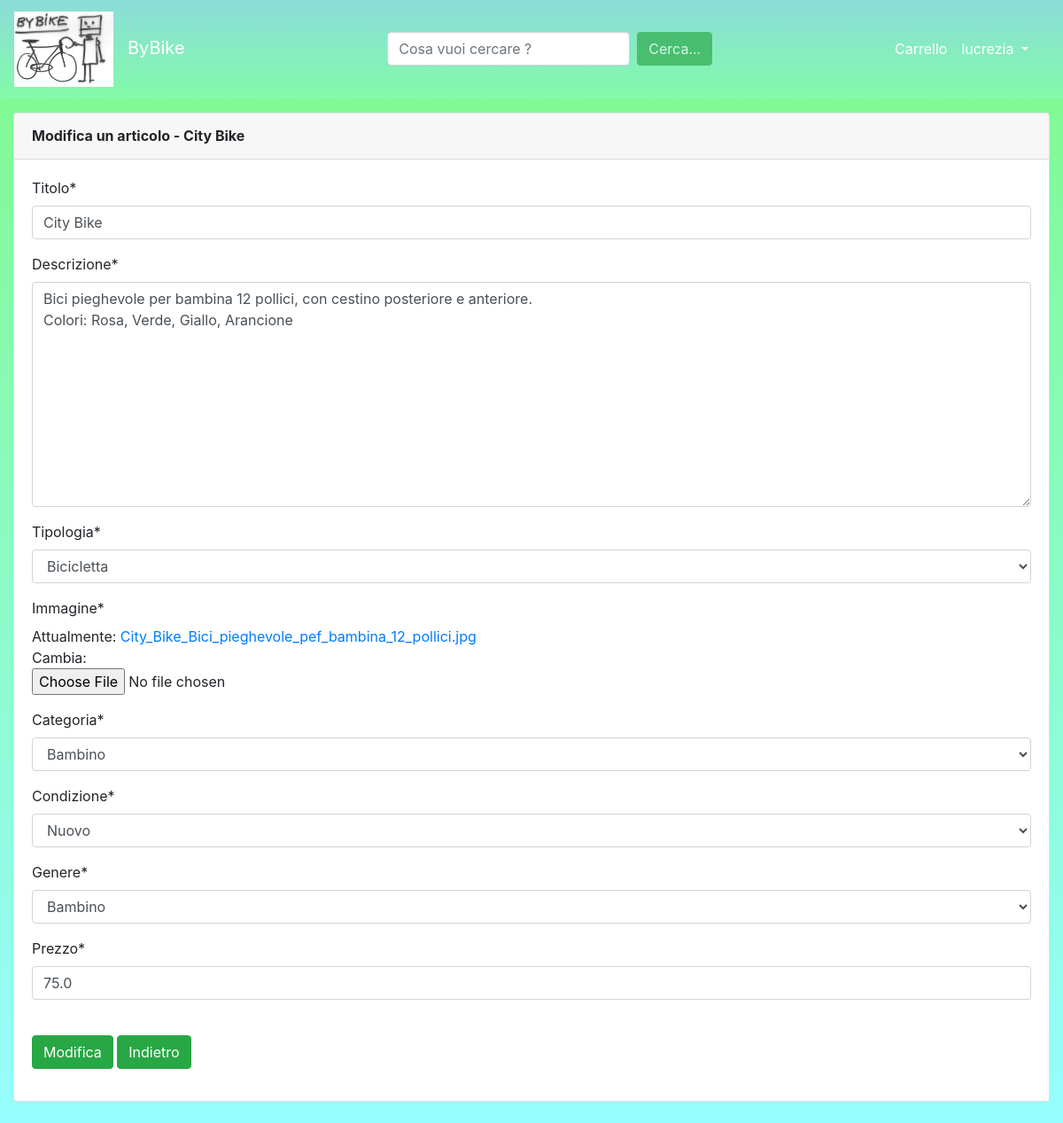
The page /item/60/modify/ (signed in) on the database its author committed.
### bike/models.py (models this page shows, shortened)
class Item(models.Model):
    titolo = models.CharField(max_length=30)
    descrizione = models.TextField(max_length=200) #colore, materiale, categoria, grandezza, brand, grandezza ruota
    tipologia = models.CharField(choices=TIPOLOGIA, max_length=15)
    slug = AutoSlugField(populate_from='titolo', unique=True) #chiave primaria unica
    immagine= models.ImageField()
    condizione= models.CharField(choices=CONDIZIONE, max_length=15)
    categoria = models.CharField(choices=CATEGORIA, max_length=15)
    genere = models.CharField(choices=GENERE, max_length=15)
    ordinato=models.BooleanField(default=False) # indica se l' oggetto è stato acquistato o no
    prezzo = models.FloatField(validators=[MinValueValidator(0.0)]) #mettiamo validators per controllare che sia davvero un float
    venditore = models.ForeignKey(User, on_delete=models.CASCADE, related_name="item")
    data = models.DateTimeField(auto_now_add=True) # data in cui viene effettuato l' ordine
    class Meta:
        verbose_name_plural = "Articoli"

### bike/views.py (the view, shortened to what this page needs)
# urls.py: path('item/<int:pk>/modify/', login_required(views.ItemModify.as_view()), name='item_modify'),
class ItemModify(UpdateView):
    model = Item
    fields = ["titolo", "descrizione", "tipologia", "immagine", "categoria", "condizione",
              "genere", "prezzo"]
    template_name = 'bike/item_modify.html'
    def dispatch(self, request, *args, **kwargs):
        user = self.request.user
        itemid = self.kwargs['pk']
        item = get_object_or_404(Item, id=itemid)
        if user.id is not item.venditore.id:
            messages.info(request, "Non puoi accedere a questa pagina!")
            return homepage(request)
        return super().dispatch(request, *args, **kwargs)

### bike/templates/bike/item_modify.html (shortened to what this page needs)
{% extends 'base.html' %}
{% load static %}
{% load crispy_forms_tags %}
{% block content %}
<div class="card shadow mb-4 mt-3">
    <div class="card-header py-3 d-flex flex-row align-items-center justify-content-between">
        <h6 class="m-0 font-weight-bold ">Modifica un articolo - {{ item.titolo }}</h6>
    </div>
    <div class="card-body">
        <form class="" method="POST" enctype="multipart/form-data" novalidate>
            {{ form|crispy }}
            <br>
            <input type="submit" class="btn btn-success" value="Modifica">
            <button class="btn btn-success" onclick="window.history.go(-1);">
                Indietro
            </button>
        </form>
    </div>
</div>
{% endblock content %}

### templates/base.html (shortened to what this page needs)
{% load static %}
<html lang="it">
<head>
    <link rel="stylesheet" href="https://maxcdn.bootstrapcdn.com/bootstrap/4.0.0/css/bootstrap.min.css"
>
    <link rel="stylesheet" href="{% static 'css/base.css' %}">
</head>
<body>
    <nav class="navbar navbar-expand-lg navbar-dark">
        <a class="navbar-brand " href="/"><img style="width: 7rem;" class="mr-3"
                src="/static/img/bike_1.jpg" />ByBike</a>
        <div class="container">
            <div class="collapse navbar-collapse" id="navbarSupportedContent">
                <form class="form-inline my-2 my-lg-0 mx-auto" action="{% url 'cerca' %}">
                    <input name="kw" class="inputCerca form-control mr-sm-2" type="search"
                        placeholder="Cosa vuoi cercare ?" aria-label="Search">
                    <button class="cerca btn btn-success" type="submit">Cerca...</button>
                </form>
                <ul class="navbar-nav">
                    {% if request.user.is_authenticated %}
                    <li class="nav-item active ml-auto">
                        <a class="nav-link active" aria-current="page" href="{% url 'cart' %}">Carrello</a>
                    </li>
                    <li class="nav-item dropdown active">
                        <a class="nav-link dropdown-toggle" href="#" id="navbarDropdown" role="button"
                            data-toggle="dropdown" aria-expanded="false">
                            {{ request.user.username }}
                        </a>
                    </li>
                    {% endif %}
                </ul>
            </div>
        </div>
    </nav>
    <div class="container-fluid background">
        {% block content %}
        {% endblock content %}
    </div>
</body>
</html>

### static/css/base.css (style rules this page uses)
.navbar { background: #43e97b; background: -webkit-linear-gradient(to top, rgba(132, 250, 176, 0.75), rgba(143, 211, 244, 0.75)); background: linear-gradient(to top, rgba(132, 250, 176, 0.75), rgba(143, 211, 244, 0.75)) }
body { background: #43e97b; background: -webkit-linear-gradient(to bottom, rgba(0, 243, 22, 0.5), rgba(46, 252, 255, 0.5)); background: linear-gradient(to bottom, rgba(0, 243, 22, 0.5), rgba(46, 252, 255, 0.5)) }

### rows shown on the page
Item: titolo "City Bike", descrizione "Bici pieghevole per bambina 12 pollici, con cestino posteriore e anteriore. Colori: Rosa, Verde, Giallo, Arancione", tipologia "Bicicletta", categoria "Bambino", condizione "Nuovo", genere "Bambino", prezzo "75.0"

### other values the page prints
{{ request.user.username }} "lucrezia"
